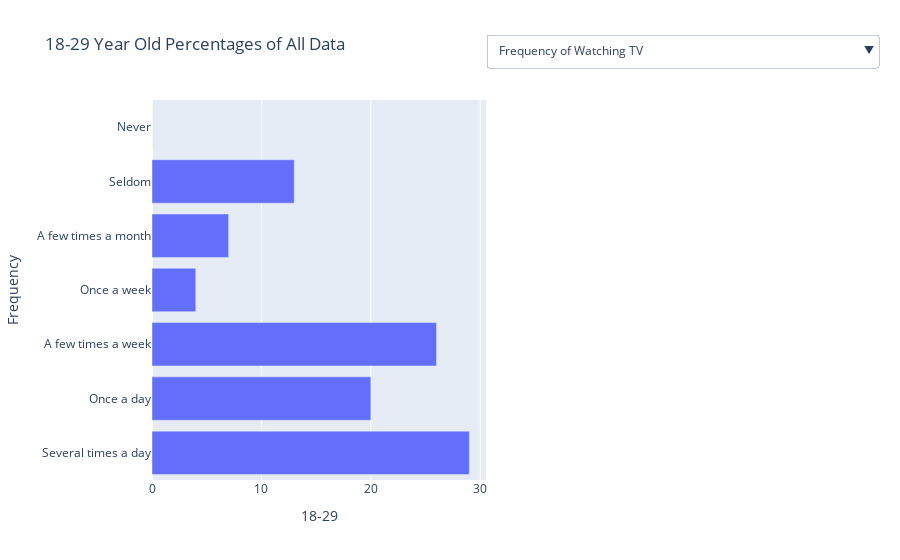

Notebook code cell kept with this figure:
### Code cell
fig4 = px.bar(ygfreqtv_df, x = '18-29', y = 'Frequency', title = "18-29 Year Old Percentages of All Data")
button1 = {'method': 'update',
          'label': 'Frequency of Watching TV'    ,
          'args': [
              {'y': [ygfreqtv_df['Frequency']]   },
              { 'yaxis.title': 'Frequency'  },
              ]
          } 
button2 = {'method': 'update',
          'label': 'Cable Subscription'    ,
          'args': [
              {'y': [ygcabsub_df['Responses']]   },
              { 'yaxis.title': 'Responses'  },
              ]
          } 
button3 = {'method': 'update',
          'label': 'Uses Streaming'    ,
          'args': [
              {'y': [ygstreamuse_df['Responses']]   },
              { 'yaxis.title': 'Responses'  },
              ]
          } 
button4 = {'method': 'update',
          'label': 'TV Genres Enjoyed'    ,
          'args': [
              {'y': [ygtvgen_df['Preference']]   },
              { 'yaxis.title': 'Preference'  },
              ]
          } 
button5 = {'method': 'update',
          'label': 'Frequency of Watching TV with No Sound'    ,
          'args': [
              {'y': [ygtvnosound_df['Frequency']]   },
              { 'yaxis.title': 'Frequency'  },
              ]
          } 
button6 = {'method': 'update',
          'label': 'Watching TV with Subtitles in Native Language'    ,
          'args': [
              {'y': [ygtvsubnat_df['Preference']]   },
              { 'yaxis.title': 'Preference'  },
              ]
          }
button7 = {'method': 'update',
          'label': 'Reasons for Using Subtitles'    ,
          'args': [
              {'y': [ygsubreason_df['Responses']]   },
              { 'yaxis.title': 'Responses'  },
              ]
          }
button8 = {'method': 'update',
          'label': 'Frequency of Watching TV with Subtitles'    ,
          'args': [
              {'y': [ygtvfrqsub_df['Frequency']]   },
              { 'yaxis.title': 'Frequency'  },
              ]
          }
button9 = {'method': 'update',
          'label': 'Reasons for Not Using Subtitles'    ,
          'args': [
              {'y': [ygnosubreason_df['Responses']]   },
              { 'yaxis.title': 'Responses'  },
              ]
          }
button10 = {'method': 'update',
          'label': 'Frequency of Watching TV with Subtitles'    ,
          'args': [
              {'y': [ygsubdub_df['Preference']]   },
              { 'yaxis.title': 'Preference for Dub or Sub for Watching TV in a Foreign Language'  },
              ]
          }
button11 = {'method': 'update',
          'label': 'Like TV or Movies More'    ,
          'args': [
              {'y': [ygliketvmov_df['Preference']]   },
              { 'yaxis.title': 'Like TV or Movies More'  },
              ]
          }
button12 = {'method': 'update',
          'label': 'Satisfaction with Streaming Interface'    ,
          'args': [
              {'y': [ygstreamface_df['Satisfaction']]   },
              { 'yaxis.title': 'Satisfaction'  },
              ]
          }
button13 = {'method': 'update',
          'label': 'Speed Watching Option'    ,
          'args': [
              {'y': [ygoptspeed_df['Responses']]   },
              { 'yaxis.title': 'Speed Watching Option'  },
              ]
          }
button14 = {'method': 'update',
          'label': 'Would you try Speed Watching?'    ,
          'args': [
              {'y': [ygspeedwatch_df['Experiences']]   },
              { 'yaxis.title': 'Would you try Speed Watching?'  },
              ]
          }
button15 = {'method': 'update',
          'label': 'Likelihood of New Content Being Produced in Foreign Country'    ,
          'args': [
              {'y': [ygchangescountry_df['Likelihood']]   },
              { 'yaxis.title': 'Likelihood of New Content Being Produced in Foreign Country'  },
              ]
          }
button16 = {'method': 'update',
          'label': 'Likelihood of New Content Being Produced in Foreign Language'    ,
          'args': [
              {'y': [ygchangeslang_df['Likelihood']]   },
              { 'yaxis.title': 'Likelihood of New Content Being Produced in Foreign Language'  },
              ]
          }
button17 = {'method': 'update',
          'label': 'Preferences of TV Attributes'    ,
          'args': [
              {'y': [ygtvprefs_df['Preference']]   },
              { 'yaxis.title': 'Preferences of TV Attributes'  },
              ]
          }
button18 = {'method': 'update',
          'label': 'Number of Languages Spoken Fluently'    ,
          'args': [
              {'y': [ygfluent_df['Number of Languages']]   },
              { 'yaxis.title': 'Number of Languages Sppoken Fluently'  },
              ]
          }

fig4.update_layout(
    updatemenus=[{
        'type': 'dropdown',
        'direction': "down",
        'pad': {"r": 10, "t": 10},
        'showactive': True,
        'x': 1,
        'xanchor': "left",
        'y': 1.2,
        'yanchor': "top",
        'buttons': [button1, button2, button3, button4, button5, button6, button7, button8, button9, button10, button11, button12, button13, button14, button15, button16, button17, button18],
    }]
)
fig4.show()

### Figure 1 — Plotly figure (JSON) as saved in the notebook; plotly's stock layout.template omitted (floating-point values rounded to 4 significant figures)
{"data": [{"alignmentgroup": "True", "hovertemplate": "18-29=%{x}<br>Frequency=%{y}<extra></extra>", "legendgroup": "", "marker": {"color": "#636efa", "pattern": {"shape": ""}}, "name": "", "offsetgroup": "", "orientation": "h", "showlegend": false, "textposition": "auto", "type": "bar", "x": [29, 20, 26, 4, 7, 13, 0], "xaxis": "x", "y": ["Several times a day", "Once a day", "A few times a week", "Once a week", "A few times a month", "Seldom", "Never"], "yaxis": "y"}], "layout": {"autosize": true, "barmode": "relative", "legend": {"tracegroupgap": 0}, "title": {"text": "18-29 Year Old Percentages of All Data"}, "updatemenus": [{"buttons": [{"args": [{"y": [["Several times a day", "Once a day", "A few times a week", "Once a week", "A few times a month", "Seldom", "Never"]]}, {"yaxis.title": "Frequency"}], "label": "Frequency of Watching TV", "method": "update"}, {"args": [{"y": [["Yes", "No"]]}, {"yaxis.title": "Responses"}], "label": "Cable Subscription", "method": "update"}, {"args": [{"y": [["Yes", "No"]]}, {"yaxis.title": "Responses"}], "label": "Uses Streaming", "method": "update"}, {"args": [{"y": [["Comedy", "Drama", "Action", "Science fiction", "Fantasy", "Crime", "Documentary", "Reality", "Foreign", "None of the above"]]}, {"yaxis.title": "Preference"}], "label": "TV Genres Enjoyed", "method": "update"}, {"args": [{"y": [["Always", "Most of the time", "Sometimes", "Rarely", "Never", "Not asked - Doesn't watch TV"]]}, {"yaxis.title": "Frequency"}], "label": "Frequency of Watching TV with No Sound", "method": "update"}, {"args": [{"y": [["Subtitles on", "Subtitles off", "Not sure", "Not asked - Doesn't watch TV"]]}, {"yaxis.title": "Preference"}], "label": "Watching TV with Subtitles in Native Language", "method": "update"}, {"args": [{"y": [["Hearing difficulties", "Learning a new language", "Enhanced comprehension", "Sound sensitivity", "Helps to understand accents", "In a noisy environment", "To avoid disturbing others", "Appreciation of dialogue", "Preference of fellow viewers", "To enable multitasking", "Other reason", "Not asked - never uses subtitles", "Not asked - doesn't watch TV"]]}, {"yaxis.title": "Responses"}], "label": "Reasons for Using Subtitles", "method": "update"}, {"args": [{"y": [["Always", "Most of the time", "Sometimes", "Rarely", "Never", "Not asked - Doesn't watch TV"]]}, {"yaxis.title": "Frequency"}], "label": "Frequency of Watching TV with Subtitles", "method": "update"}, {"args": [{"y": [["They are distracting", "They are unnecessary", "Preference for listening", "They move too fast or too slow", "They are inconvenient to turn on", "They don't match the words spoken", "They don't match the pace of the dialogue", "They clutter the screen", "Preferences of fellow viewers", "Other Reason", "Not asked - Always uses subtitles", "Not asked - Doesn't watch TV"]]}, {"yaxis.title": "Responses"}], "label": "Reasons for Not Using Subtitles", "method": "update"}, {"args": [{"y": [["Reading subtitles", "Listening to dubbed audio", "I only watch TV in languages I know", "Not asked - Doesn't watch TV", "Don't know"]]}, {"yaxis.title": "Preference for Dub or Sub for Watching TV in a Foreign Language"}], "label": "Frequency of Watching TV with Subtitles", "method": "update"}, {"args": [{"y": [["TV Shows", "Movies", "Neither", "Not Sure"]]}, {"yaxis.title": "Like TV or Movies More"}], "label": "Like TV or Movies More", "method": "update"}, {"args": [{"y": [["Very satisfied", "Somewhat satisfied", "Somewhat dissatisfied", "Very dissatisfied", "Not sure"]]}, {"yaxis.title": "Satisfaction"}], "label": "Satisfaction with Streaming Interface", "method": "update"}, {"args": [{"y": [["Yes", "No", "Not asked - Doesn't watch TV"]]}, {"yaxis.title": "Speed Watching Option"}], "label": "Speed Watching Option", "method": "update"}, {"args": [{"y": [["Yes", "No but I might be interested in trying", "No, and I would not be interested in trying", "Not sure", "Not asked - Doesn't watch TV"]]}, {"yaxis.title": "Would you try Speed Watching?"}], "label": "Would you try Speed Watching?", "method": "update"}, {"args": [{"y": [["More likely", "Less likely", "No difference", "Not sure", "Not asked - Doesn't watch TV"]]}, {"yaxis.title": "Likelihood of New Content Being Produced in Foreign Country"}], "label": "Likelihood of New Content Being Produced in Foreign Country", "method": "update"}, {"args": [{"y": [["More likely", "Less likely", "No difference", "Not sure", "Not asked - Doesn't watch TV"]]}, {"yaxis.title": "Likelihood of New Content Being Produced in Foreign Language"}], "label": "Likelihood of New Content Being Produced in Foreign Language", "method": "update"}, {"args": [{"y": [["Created for niche audiences", "Contains original ideas", "Features diverse stories and casts", "Contains offensive content", "Contains nudity or violence", "Is produced in foreign countries", "Contains foreign languages", "Contains morally complex characters", "None of the above", "Not asked - Doesn't watch TV"]]}, {"yaxis.title": "Preferences of TV Attributes"}], "label": "Preferences of TV Attributes", "method": "update"}, {"args": [{"y": [["One", "Two", "Three", "Four or more"]]}, {"yaxis.title": "Number of Languages Sppoken Fluently"}], "label": "Number of Languages Spoken Fluently", "method": "update"}], "direction": "down", "pad": {"r": 10, "t": 10}, "showactive": true, "type": "dropdown", "x": 1, "xanchor": "left", "y": 1.2, "yanchor": "top"}], "xaxis": {"anchor": "y", "autorange": true, "domain": [0, 1], "range": [0, 30.53], "title": {"text": "18-29"}, "type": "linear"}, "yaxis": {"anchor": "x", "autorange": true, "domain": [0, 1], "range": [-0.5, 6.5], "title": {"text": "Frequency"}, "type": "category"}}}
